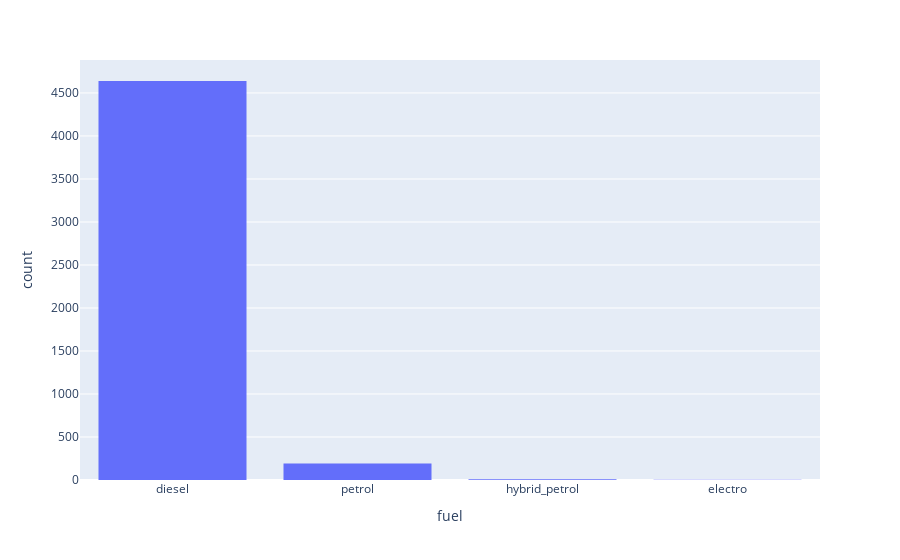

The notebook cell saved with this chart:
### Code cell
px.histogram(df, x='fuel')

### Figure 1 — Plotly figure (JSON) as saved in the notebook; plotly's stock layout.template omitted (floating-point values rounded to 4 significant figures; data arrays with more than 128 entries replaced by an {"elided": "..."} marker saying what was removed)
{"data": [{"alignmentgroup": "True", "bingroup": "x", "hovertemplate": "fuel=%{x}<br>count=%{y}<extra></extra>", "legendgroup": "", "marker": {"color": "#636efa", "pattern": {"shape": ""}}, "name": "", "offsetgroup": "", "orientation": "v", "showlegend": false, "type": "histogram", "x": {"elided": "4841 str values"}, "xaxis": "x", "yaxis": "y"}], "layout": {"barmode": "relative", "legend": {"tracegroupgap": 0}, "margin": {"t": 60}, "xaxis": {"anchor": "y", "domain": [0, 1], "title": {"text": "fuel"}}, "yaxis": {"anchor": "x", "domain": [0, 1], "title": {"text": "count"}}}}
